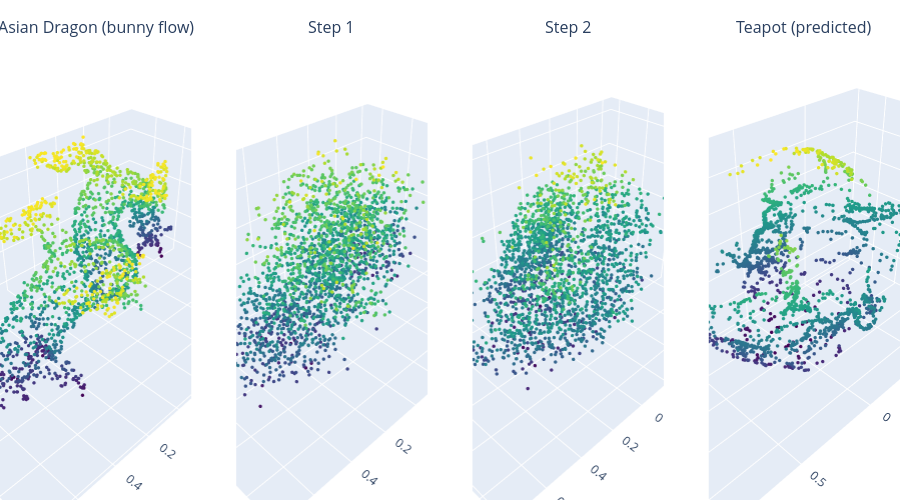
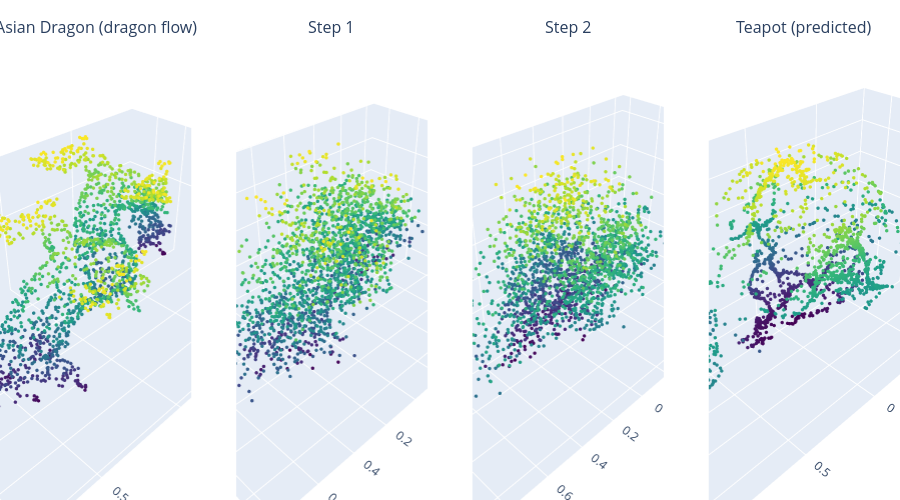
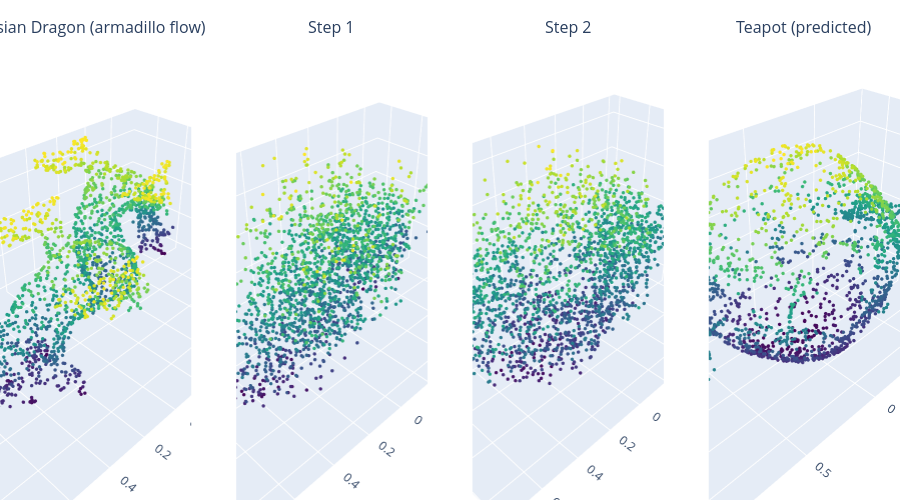

The notebook cell saved with these charts, in order:
### Markdown cell above
---
### Rezultaty Asian Dragon -> Teapot

### Code cell
print("=== Asian Dragon → Teapot (all three flows) ===")

pred_asian_bunny  = show_transition_from_npy(
    ASIAN_DRAG_PATH,
    RESULTS_DIR / "pred_asian_bunny.npy",
    "Asian Dragon (bunny flow)"
)

pred_asian_dragon = show_transition_from_npy(
    ASIAN_DRAG_PATH,
    RESULTS_DIR / "pred_asian_dragon.npy",
    "Asian Dragon (dragon flow)"
)

pred_asian_armadillo = show_transition_from_npy(
    ASIAN_DRAG_PATH,
    RESULTS_DIR / "pred_asian_armadillo.npy",
    "Asian Dragon (armadillo flow)"
)

### Figure 1 — Plotly figure (JSON) as saved in the notebook; plotly's stock layout.template omitted (floating-point values rounded to 4 significant figures; data arrays with more than 128 entries replaced by an {"elided": "..."} marker saying what was removed)
{"data": [{"marker": {"color": {"elided": "2048 float values"}, "colorscale": [[0, "#440154"], [0.1111, "#482878"], [0.2222, "#3e4989"], [0.3333, "#31688e"], [0.4444, "#26828e"], [0.5556, "#1f9e89"], [0.6667, "#35b779"], [0.7778, "#6ece58"], [0.8889, "#b5de2b"], [1, "#fde725"]], "size": 2}, "mode": "markers", "scene": "scene", "showlegend": false, "type": "scatter3d", "x": {"elided": "2048 float values"}, "y": {"elided": "2048 float values"}, "z": {"elided": "2048 float values"}}, {"marker": {"color": {"elided": "2048 float values"}, "colorscale": [[0, "#440154"], [0.1111, "#482878"], [0.2222, "#3e4989"], [0.3333, "#31688e"], [0.4444, "#26828e"], [0.5556, "#1f9e89"], [0.6667, "#35b779"], [0.7778, "#6ece58"], [0.8889, "#b5de2b"], [1, "#fde725"]], "size": 2}, "mode": "markers", "scene": "scene2", "showlegend": false, "type": "scatter3d", "x": {"elided": "2048 float values"}, "y": {"elided": "2048 float values"}, "z": {"elided": "2048 float values"}}, {"marker": {"color": {"elided": "2048 float values"}, "colorscale": [[0, "#440154"], [0.1111, "#482878"], [0.2222, "#3e4989"], [0.3333, "#31688e"], [0.4444, "#26828e"], [0.5556, "#1f9e89"], [0.6667, "#35b779"], [0.7778, "#6ece58"], [0.8889, "#b5de2b"], [1, "#fde725"]], "size": 2}, "mode": "markers", "scene": "scene3", "showlegend": false, "type": "scatter3d", "x": {"elided": "2048 float values"}, "y": {"elided": "2048 float values"}, "z": {"elided": "2048 float values"}}, {"marker": {"color": {"elided": "2048 float values"}, "colorscale": [[0, "#440154"], [0.1111, "#482878"], [0.2222, "#3e4989"], [0.3333, "#31688e"], [0.4444, "#26828e"], [0.5556, "#1f9e89"], [0.6667, "#35b779"], [0.7778, "#6ece58"], [0.8889, "#b5de2b"], [1, "#fde725"]], "size": 2}, "mode": "markers", "scene": "scene4", "showlegend": false, "type": "scatter3d", "x": {"elided": "2048 float values"}, "y": {"elided": "2048 float values"}, "z": {"elided": "2048 float values"}}], "layout": {"annotations": [{"font": {"size": 16}, "showarrow": false, "text": "Asian Dragon (bunny flow)", "x": 0.1062, "xanchor": "center", "xref": "paper", "y": 1, "yanchor": "bottom", "yref": "paper"}, {"font": {"size": 16}, "showarrow": false, "text": "Step 1", "x": 0.3688, "xanchor": "center", "xref": "paper", "y": 1, "yanchor": "bottom", "yref": "paper"}, {"font": {"size": 16}, "showarrow": false, "text": "Step 2", "x": 0.6313, "xanchor": "center", "xref": "paper", "y": 1, "yanchor": "bottom", "yref": "paper"}, {"font": {"size": 16}, "showarrow": false, "text": "Teapot (predicted)", "x": 0.8938, "xanchor": "center", "xref": "paper", "y": 1, "yanchor": "bottom", "yref": "paper"}], "height": 500, "margin": {"b": 0, "l": 0, "r": 0, "t": 40}, "scene": {"domain": {"x": [0, 0.2125], "y": [0, 1]}}, "scene2": {"domain": {"x": [0.2625, 0.475], "y": [0, 1]}}, "scene3": {"domain": {"x": [0.525, 0.7375], "y": [0, 1]}}, "scene4": {"domain": {"x": [0.7875, 1], "y": [0, 1]}}}}

### Figure 2 — Plotly figure (JSON) as saved in the notebook; plotly's stock layout.template omitted (floating-point values rounded to 4 significant figures; data arrays with more than 128 entries replaced by an {"elided": "..."} marker saying what was removed)
{"data": [{"marker": {"color": {"elided": "2048 float values"}, "colorscale": [[0, "#440154"], [0.1111, "#482878"], [0.2222, "#3e4989"], [0.3333, "#31688e"], [0.4444, "#26828e"], [0.5556, "#1f9e89"], [0.6667, "#35b779"], [0.7778, "#6ece58"], [0.8889, "#b5de2b"], [1, "#fde725"]], "size": 2}, "mode": "markers", "scene": "scene", "showlegend": false, "type": "scatter3d", "x": {"elided": "2048 float values"}, "y": {"elided": "2048 float values"}, "z": {"elided": "2048 float values"}}, {"marker": {"color": {"elided": "2048 float values"}, "colorscale": [[0, "#440154"], [0.1111, "#482878"], [0.2222, "#3e4989"], [0.3333, "#31688e"], [0.4444, "#26828e"], [0.5556, "#1f9e89"], [0.6667, "#35b779"], [0.7778, "#6ece58"], [0.8889, "#b5de2b"], [1, "#fde725"]], "size": 2}, "mode": "markers", "scene": "scene2", "showlegend": false, "type": "scatter3d", "x": {"elided": "2048 float values"}, "y": {"elided": "2048 float values"}, "z": {"elided": "2048 float values"}}, {"marker": {"color": {"elided": "2048 float values"}, "colorscale": [[0, "#440154"], [0.1111, "#482878"], [0.2222, "#3e4989"], [0.3333, "#31688e"], [0.4444, "#26828e"], [0.5556, "#1f9e89"], [0.6667, "#35b779"], [0.7778, "#6ece58"], [0.8889, "#b5de2b"], [1, "#fde725"]], "size": 2}, "mode": "markers", "scene": "scene3", "showlegend": false, "type": "scatter3d", "x": {"elided": "2048 float values"}, "y": {"elided": "2048 float values"}, "z": {"elided": "2048 float values"}}, {"marker": {"color": {"elided": "2048 float values"}, "colorscale": [[0, "#440154"], [0.1111, "#482878"], [0.2222, "#3e4989"], [0.3333, "#31688e"], [0.4444, "#26828e"], [0.5556, "#1f9e89"], [0.6667, "#35b779"], [0.7778, "#6ece58"], [0.8889, "#b5de2b"], [1, "#fde725"]], "size": 2}, "mode": "markers", "scene": "scene4", "showlegend": false, "type": "scatter3d", "x": {"elided": "2048 float values"}, "y": {"elided": "2048 float values"}, "z": {"elided": "2048 float values"}}], "layout": {"annotations": [{"font": {"size": 16}, "showarrow": false, "text": "Asian Dragon (dragon flow)", "x": 0.1062, "xanchor": "center", "xref": "paper", "y": 1, "yanchor": "bottom", "yref": "paper"}, {"font": {"size": 16}, "showarrow": false, "text": "Step 1", "x": 0.3688, "xanchor": "center", "xref": "paper", "y": 1, "yanchor": "bottom", "yref": "paper"}, {"font": {"size": 16}, "showarrow": false, "text": "Step 2", "x": 0.6313, "xanchor": "center", "xref": "paper", "y": 1, "yanchor": "bottom", "yref": "paper"}, {"font": {"size": 16}, "showarrow": false, "text": "Teapot (predicted)", "x": 0.8938, "xanchor": "center", "xref": "paper", "y": 1, "yanchor": "bottom", "yref": "paper"}], "height": 500, "margin": {"b": 0, "l": 0, "r": 0, "t": 40}, "scene": {"domain": {"x": [0, 0.2125], "y": [0, 1]}}, "scene2": {"domain": {"x": [0.2625, 0.475], "y": [0, 1]}}, "scene3": {"domain": {"x": [0.525, 0.7375], "y": [0, 1]}}, "scene4": {"domain": {"x": [0.7875, 1], "y": [0, 1]}}}}

### Figure 3 — Plotly figure (JSON) as saved in the notebook; plotly's stock layout.template omitted (floating-point values rounded to 4 significant figures; data arrays with more than 128 entries replaced by an {"elided": "..."} marker saying what was removed)
{"data": [{"marker": {"color": {"elided": "2048 float values"}, "colorscale": [[0, "#440154"], [0.1111, "#482878"], [0.2222, "#3e4989"], [0.3333, "#31688e"], [0.4444, "#26828e"], [0.5556, "#1f9e89"], [0.6667, "#35b779"], [0.7778, "#6ece58"], [0.8889, "#b5de2b"], [1, "#fde725"]], "size": 2}, "mode": "markers", "scene": "scene", "showlegend": false, "type": "scatter3d", "x": {"elided": "2048 float values"}, "y": {"elided": "2048 float values"}, "z": {"elided": "2048 float values"}}, {"marker": {"color": {"elided": "2048 float values"}, "colorscale": [[0, "#440154"], [0.1111, "#482878"], [0.2222, "#3e4989"], [0.3333, "#31688e"], [0.4444, "#26828e"], [0.5556, "#1f9e89"], [0.6667, "#35b779"], [0.7778, "#6ece58"], [0.8889, "#b5de2b"], [1, "#fde725"]], "size": 2}, "mode": "markers", "scene": "scene2", "showlegend": false, "type": "scatter3d", "x": {"elided": "2048 float values"}, "y": {"elided": "2048 float values"}, "z": {"elided": "2048 float values"}}, {"marker": {"color": {"elided": "2048 float values"}, "colorscale": [[0, "#440154"], [0.1111, "#482878"], [0.2222, "#3e4989"], [0.3333, "#31688e"], [0.4444, "#26828e"], [0.5556, "#1f9e89"], [0.6667, "#35b779"], [0.7778, "#6ece58"], [0.8889, "#b5de2b"], [1, "#fde725"]], "size": 2}, "mode": "markers", "scene": "scene3", "showlegend": false, "type": "scatter3d", "x": {"elided": "2048 float values"}, "y": {"elided": "2048 float values"}, "z": {"elided": "2048 float values"}}, {"marker": {"color": {"elided": "2048 float values"}, "colorscale": [[0, "#440154"], [0.1111, "#482878"], [0.2222, "#3e4989"], [0.3333, "#31688e"], [0.4444, "#26828e"], [0.5556, "#1f9e89"], [0.6667, "#35b779"], [0.7778, "#6ece58"], [0.8889, "#b5de2b"], [1, "#fde725"]], "size": 2}, "mode": "markers", "scene": "scene4", "showlegend": false, "type": "scatter3d", "x": {"elided": "2048 float values"}, "y": {"elided": "2048 float values"}, "z": {"elided": "2048 float values"}}], "layout": {"annotations": [{"font": {"size": 16}, "showarrow": false, "text": "Asian Dragon (armadillo flow)", "x": 0.1062, "xanchor": "center", "xref": "paper", "y": 1, "yanchor": "bottom", "yref": "paper"}, {"font": {"size": 16}, "showarrow": false, "text": "Step 1", "x": 0.3688, "xanchor": "center", "xref": "paper", "y": 1, "yanchor": "bottom", "yref": "paper"}, {"font": {"size": 16}, "showarrow": false, "text": "Step 2", "x": 0.6313, "xanchor": "center", "xref": "paper", "y": 1, "yanchor": "bottom", "yref": "paper"}, {"font": {"size": 16}, "showarrow": false, "text": "Teapot (predicted)", "x": 0.8938, "xanchor": "center", "xref": "paper", "y": 1, "yanchor": "bottom", "yref": "paper"}], "height": 500, "margin": {"b": 0, "l": 0, "r": 0, "t": 40}, "scene": {"domain": {"x": [0, 0.2125], "y": [0, 1]}}, "scene2": {"domain": {"x": [0.2625, 0.475], "y": [0, 1]}}, "scene3": {"domain": {"x": [0.525, 0.7375], "y": [0, 1]}}, "scene4": {"domain": {"x": [0.7875, 1], "y": [0, 1]}}}}
